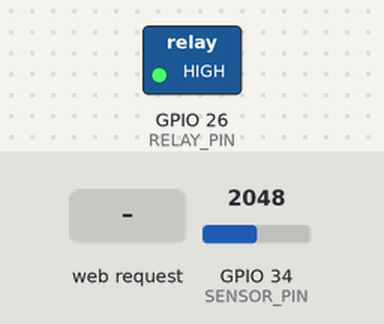
Recording of a sketch running on a simulated ESP32. Shown: switched loads named in the sketch (green lamp = pin HIGH). The test bench sets the inputs (shaded band); at power-on: GPIO 34 (SENSOR_PIN) = 2048. WiFi joins after 1.5 s; servers stay silent unless stated; pins used as bus, display or sensor lines are not drawn; what the sketch prints to the serial monitor is not drawn.

Above: at 2.7 s.
2.8 s: HTTP request GET /water received
At 3.9 s:
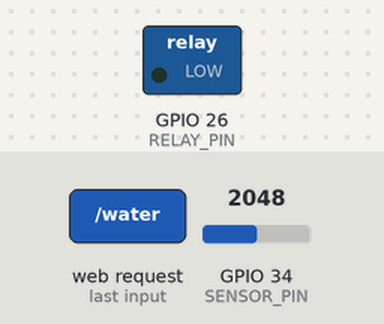
Timing chart, 0 to 7.3 s (numbered marks = the images above; inputs shaded):
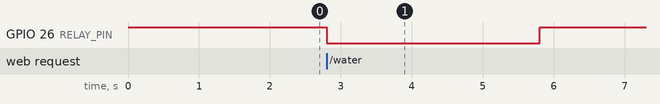

Measured:
- after the input at 2.8 s, GPIO 26 (RELAY_PIN): HIGH → LOW at once, → HIGH 3.0 s later

The sketch:

ch05_smart_watering_web_esp32.ino
```cpp
#include <WiFi.h>
#include <WebServer.h>

const char* WIFI_SSID = "YourWiFi";        // home network
const char* WIFI_PASS = "YourPassword";

const int SENSOR_PIN = 34;    // ADC1 pin (ADC2 does not work with Wi-Fi)
const int SENSOR_PWR = 25;
const int RELAY_PIN  = 26;
const bool RELAY_ACTIVE_LOW = true;
const int RAW_DRY = 3000, RAW_WET = 1400;  // 12-bit ADC: calibrate!
const int START_BELOW = 35;
const unsigned long CHECK_MS = 600000UL, SOAK_MS = 60000UL, PUMP_MS = 3000UL;
const int MAX_PULSES = 5;

WebServer server(80);
unsigned long tLast = 0;
int pulses = 0, moisture = -1;
bool soaking = false, tankAlarm = false;

void pump(bool on) { digitalWrite(RELAY_PIN, (on != RELAY_ACTIVE_LOW) ? HIGH : LOW); }

int readMoisture() {
  digitalWrite(SENSOR_PWR, HIGH); delay(100);
  long sum = 0;
  for (int i = 0; i < 10; i++) { sum += analogRead(SENSOR_PIN); delay(5); }
  digitalWrite(SENSOR_PWR, LOW);
  return constrain(map(sum / 10, RAW_DRY, RAW_WET, 0, 100), 0, 100);
}

void waterPulse() {
  pump(true); delay(PUMP_MS); pump(false);
  pulses++; soaking = true; tLast = millis();
}

void handleRoot() {
  String s = "<html><head><meta name='viewport' content='width=device-width'>";
  s += "<meta http-equiv='refresh' content='10'></head><body>";
  s += "<h2>My plant</h2><p>Moisture: " + String(moisture) + " %</p>";
  if (tankAlarm) s += "<p><b>Check the water tank!</b> <a href='/reset'>Reset</a></p>";
  else           s += "<p><a href='/water'>Water now (3 s)</a></p>";
  s += "</body></html>";
  server.send(200, "text/html", s);
}

void backHome() { server.sendHeader("Location", "/"); server.send(303); }

void setup() {
  pinMode(RELAY_PIN, OUTPUT); pump(false);   // relay off at once
  pinMode(SENSOR_PWR, OUTPUT);
  Serial.begin(115200);
  WiFi.begin(WIFI_SSID, WIFI_PASS);
  while (WiFi.status() != WL_CONNECTED) delay(300);
  Serial.println(WiFi.localIP());            // open this address on the phone
  server.on("/", handleRoot);
  server.on("/water", []() { if (!tankAlarm) waterPulse(); backHome(); });
  server.on("/reset", []() { tankAlarm = false; pulses = 0; soaking = false; backHome(); });
  server.begin();
  tLast = millis() - CHECK_MS;
}

void loop() {
  server.handleClient();
  unsigned long now = millis();
  if (tankAlarm || now - tLast < (soaking ? SOAK_MS : CHECK_MS)) return;
  tLast = now;
  moisture = readMoisture();
  if (moisture >= START_BELOW) { soaking = false; pulses = 0; }
  else if (pulses < MAX_PULSES) waterPulse();
  else tankAlarm = true;
}
```
